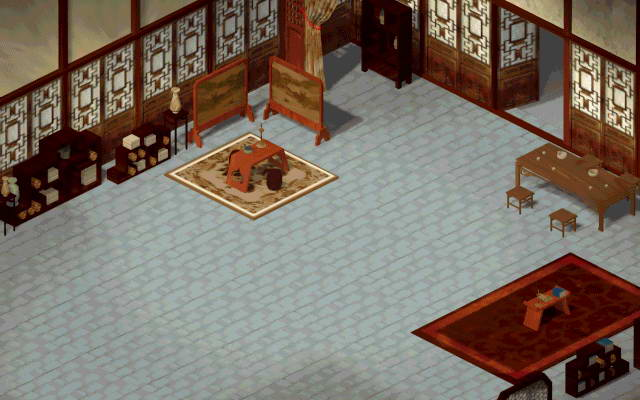

The image is a tile-based game level rendered from a .tmx file. Its description and source (layers, tilesets, objects; grid data summarised) follow:
An orthogonal 64x40 tile map with 10x10 px tiles, 1 tile layer (块层 1).

<map version="1.0" orientation="orthogonal" width="64" height="40" tilewidth="10" tileheight="10">
 <tileset firstgid="1" name="1- (42)" tilewidth="10" tileheight="10">
  <image source="map/1- (42).jpg" trans="ff00ff" width="640" height="400" />
 </tileset>
 <layer name="块层 1" width="64" height="40">
  <data>[2560 cells, 2560 non-empty, 2560 distinct tile ids]</data>
 </layer>
</map>
